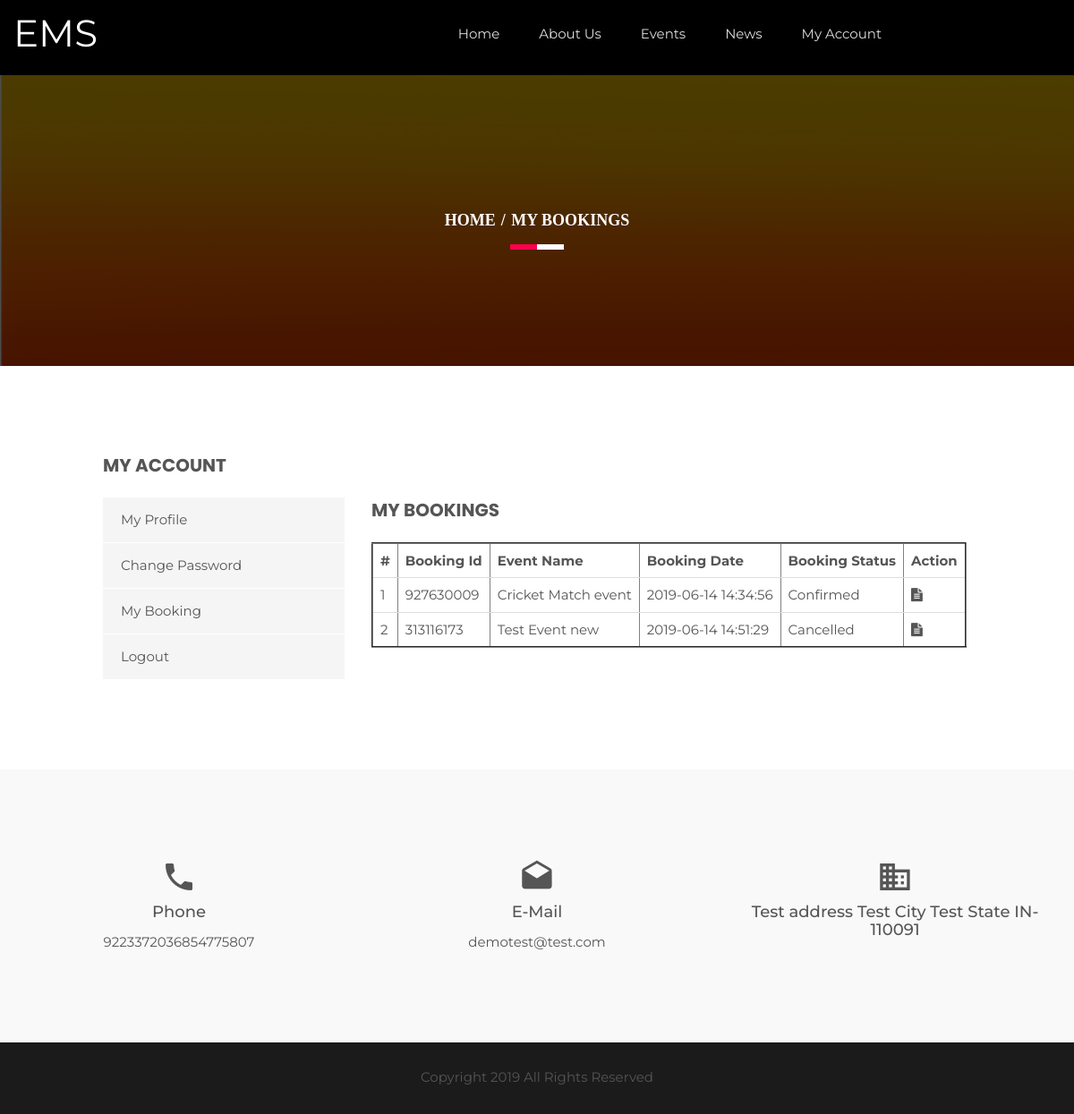
The page /ems/my-bookings.php (signed in) on the database its author committed.
### tables this page shows
CREATE TABLE `tblgenralsettings` (
  `id` int(11) NOT NULL,
  `SiteName` varchar(200) DEFAULT NULL,
  `PhoneNumber` bigint(12) DEFAULT NULL,
  `EmailId` varchar(255) DEFAULT NULL,
  `address` mediumtext DEFAULT NULL,
  `footercontent` mediumtext DEFAULT NULL,
  `LastUpdationDate` timestamp NULL DEFAULT NULL ON UPDATE current_timestamp()
);

CREATE TABLE `tblbookings` (
  `id` int(11) NOT NULL,
  `BookingId` bigint(12) DEFAULT NULL,
  `UserId` int(11) DEFAULT NULL,
  `EventId` int(11) DEFAULT NULL,
  `NumberOfMembers` int(11) DEFAULT NULL,
  `UserRemark` mediumtext DEFAULT NULL,
  `AdminRemark` mediumtext DEFAULT NULL,
  `UserCancelRemark` mediumtext DEFAULT NULL,
  `BookingDate` timestamp NULL DEFAULT current_timestamp(),
  `BookingStatus` varchar(100) DEFAULT NULL,
  `LastUpdationDate` timestamp NULL DEFAULT NULL ON UPDATE current_timestamp()
);

CREATE TABLE `tblevents` (
  `id` int(11) NOT NULL,
  `CategoryId` char(10) DEFAULT NULL,
  `SponserId` char(10) DEFAULT NULL,
  `EventName` varchar(255) DEFAULT NULL,
  `EventDescription` mediumtext DEFAULT NULL,
  `EventStartDate` date DEFAULT NULL,
  `EventEndDate` date DEFAULT NULL,
  `EventLocation` varchar(255) DEFAULT NULL,
  `EventImage` varchar(255) DEFAULT NULL,
  `PostingDate` timestamp NULL DEFAULT current_timestamp(),
  `LastUpdationDate` timestamp NULL DEFAULT NULL ON UPDATE current_timestamp(),
  `IsActive` int(1) DEFAULT NULL
);

### ems/my-bookings.php (the view, shortened to what this page needs)
<?php
include('includes/config.php');
if(strlen($_SESSION['usrid'])==0)
    {
header('location:logout.php');
}
else{
?>
<!doctype html>
<html class="no-js" lang="en">
    <head>
        <link rel="stylesheet" href="css/bootstrap.min.css">
        <link rel="stylesheet" href="css/animate.css">
        <link rel="stylesheet" href="css/meanmenu.min.css">
        <link rel="stylesheet" href="css/owl.carousel.css">
        <link rel="stylesheet" href="css/icofont.css">
        <link rel="stylesheet" href="css/nivo-slider.css">
        <link rel="stylesheet" href="css/animate-text.css">
        <link rel="stylesheet" href="css/material-design-iconic-font.min.css">
        <link rel="stylesheet" href="style.css">
        <link rel="stylesheet" href="css/responsive.css">
        <link rel="stylesheet" href="css/faicons.css">
        <link href="css/color/skin-default.css" rel="stylesheet">
    </head>
    <body>
         <div class="wrapper single-blog">
           <div id="home" class="header-slider-area">
                   <?php include_once('includes/header.php');?>
            </div>
            <div class="breadcumb-area bg-overlay">
                <div class="container">
                    <ol class="breadcrumb">
                        <li><a href="index.html">Home</a></li>
                        <li class="active">My Bookings</li>
                    </ol>
                </div>
            </div>
            <div class="single-blog-area ptb100 fix">
               <div class="container">
                   <div class="row">
<?php include_once('includes/myaccountbar.php');?>
                       <div class="col-md-8 col-sm-7">
                           <div class="single-blog-body">
                                <div class="Leave-your-thought mt50">
                                    <h3 class="aside-title uppercase">My Bookings</h3>
                                    <div class="row">
                                            <div class="col-md-12 col-sm-6 col-xs-12 lyt-left">
                                                <div class="input-box leave-ib">
<div class="table-responsive">
<table border="2" class="table">
    <tr>
      <th>#</th>
      <th>Booking Id</th>
      <th>Event Name</th>
      <th>Booking Date</th>
      <th>Booking Status</th>
      <th>Action</th>
    </tr>
<?php
$uid=$_SESSION['usrid'];
$sql = "SELECT tblbookings.id as bid,tblbookings.BookingId,tblbookings.BookingDate,tblbookings.BookingStatus,tblevents.EventName,tblevents.id as evtid from tblbookings left join tblevents on tblevents.id=tblbookings.EventId where tblbookings.UserId=:uid";
$query = $dbh -> prepare($sql);
$query->bindParam(':uid',$uid,PDO::PARAM_STR);
$query->execute();
$results=$query->fetchAll(PDO::FETCH_OBJ);
$cnt=1;
if($query->rowCount() > 0)
{
foreach($results as $row)
{ ?>
<tr>
<td><?php echo htmlentities($cnt);?></td>
<td><?php echo htmlentities($row->BookingId);?></td>
<td><a href="event-details.php?evntid=<?php echo htmlentities($row->evtid);?>"><?php echo htmlentities($row->EventName);?></a></td>
<td><?php echo htmlentities($row->BookingDate);?></td>
<td><?php $bstatus=$row->BookingStatus;
if($bstatus==""){
echo htmlentities("Not confirmed Yet");
} else {
echo htmlentities($bstatus);
}?></td>
<td>
<a href="booking-details.php?bkid=<?php echo htmlentities($row->bid);?>">
<i class="fa fa-file-text"></i></a></td>
</tr>
<?php $cnt++;}} ?>
</table>
</div>
</div>
</div>
                                    </div>
                                </div>
                           </div>
                       </div>
               </div>
           </div></div>
                 <?php include_once('includes/footer.php');?>
         </div>
    </body>
</html>
<?php } ?>

### ems/includes/header.php (shortened to what this page needs)
<?php
$ret = "Select  SiteName from tblgenralsettings ";
$querys = $dbh -> prepare($ret);
$querys->execute();
$resultss=$querys->fetchAll(PDO::FETCH_OBJ);
if($querys->rowCount() > 0)
{
foreach($resultss as $rows)
{ ?>
   <div id="home" class="header-slider-area">
                <div class="header-area header-2">
                    <div id="sticker" class="logo-menu-area header-area-2">
                        <div class="container hidden-xs">
                            <div class="row">
                                <div class="col-md-2 col-sm-3">
                                    <div class="logo">
                                        <a href="index.php" style="font-size:42px; color:#fff"><?php echo htmlentities($rows->SiteName);?></a>
                                    </div>
                                </div>
                                <div class="col-md-8 col-sm-9">
                                    <div class="main-menu text-right">
                                        <nav>
                                            <ul id="nav">
                                                <li><a class="smooth-scroll" href="index.php">Home</a></li>
                                                <li><a class="smooth-scroll" href="about-us.php">About Us</a></li>
                                                <li><a class="smooth-scroll" href="all-events.php">Events</a></li>
                                                <li><a class="smooth-scroll" href="news.php">News</a></li>
                                                <?php if(strlen($_SESSION['usrid']==0)){?>
                                                <li><a class="smooth-scroll" href="signup.php">Signup</a></li>
                                                 <li><a class="smooth-scroll" href="signin.php">Login</a></li>
                                             <?php } else {?>
<li><a class="smooth-scroll" href="profile.php">My Account</a></li>
                                             <?php } ?>
                                            </ul>
                                        </nav>
                                    </div>
                                </div>
                                </div>
                            </div>
                        </div>
                    </div>
                    <?php }} ?>

### ems/includes/footer.php (shortened to what this page needs)
<?php
$ret = "Select  PhoneNumber,address,EmailId,footercontent from tblgenralsettings ";
$querys = $dbh -> prepare($ret);
$querys->execute();
$resultss=$querys->fetchAll(PDO::FETCH_OBJ);
if($querys->rowCount() > 0)
{
foreach($resultss as $rows)
{ ?>
 <div class="information-area off-white ptb100">
                    <div class="container">
                        <div class="row">
                            <div class="col-md-4 col-sm-3 col-xs-12">
                                <div class="single-information text-center">
                                    <div class="info-icon">
                                        <i class="zmdi zmdi-phone"></i>
                                    </div>
                                    <h4>Phone</h4>
                                    <p><?php echo htmlentities($rows->PhoneNumber);?></p>
                                </div>
                            </div>
                            <div class="col-md-4 col-sm-3 col-xs-12">
                                <div class="single-information text-center">
                                    <div class="info-icon">
                                        <i class="zmdi zmdi-email-open"></i>
                                    </div>
                                    <h4>E-Mail</h4>
                                    <p><a href="mailto:company@email.com"><?php echo htmlentities($rows->EmailId);?></a></p>
                                </div>
                            </div>
                            <div class="col-md-4 col-sm-3 col-xs-12">
                                <div class="single-information text-center">
                                    <div class="info-icon">
                                        <i class="zmdi zmdi-city-alt"></i>
                                    </div>
                                    <h4><?php echo htmlentities($rows->address);?></h4>
                                </div>
                            </div>
                        </div>
                    </div>
                </div>
            <div class="footer-area" align="center">
                <div class="container">
                    <div class="row">
                        <div class="col-md-12 col-sm-6 col-xs-12">
                            <div class="social-area">
                             <?php echo htmlentities($rows->footercontent);?>
                            </div>
                        </div>
                    </div>
                </div>
            </div>
            <?php }} ?>

### ems/style.css (style rules this page uses)
.container { width: 1200px }
html, body { height: 100%; font-family: 'Montserrat', sans-serif; font-size: 15px; color: #555; line-height: 25px; }
.fix { overflow: hidden }
p { margin: 0 0 15px }
h1, h2, h3, h4, h5, h6 { margin: 0 0 10px }
a { -webkit-transition: all 0.3s ease 0s; transition: all 0.3s ease 0s; text-decoration: none; color: #555; }
ul { list-style: outside none none; margin: 0; padding: 0; }
.mt50 { margin-top: 50px }
.ptb100 { padding: 100px 0 }
.uppercase { text-transform: uppercase }
.off-white { background: #f9f9f9 }
.wrapper { background: #fff }
ul li { display: inline-block }
.main-menu ul li a { color: #ddd }
.logo-menu-area { padding: 35px 0 }
.main-menu ul li { margin-right: 40px }
.main-menu ul li:last-child { margin: 0 }
.header-area { left: 0; position: absolute; top: 0; width: 100%; z-index: 999; }
.header-slider-area { position: relative }
.bg-overlay { position: relative; z-index: 1; }
.bg-overlay:before { background: #000 none repeat scroll 0 0; content: ""; height: 100%; left: 0; opacity: 0.85; -ms-filter: "progid:DXImageTransform.Microsoft.Alpha(Opacity=85)"; position: absolute; top: 0; width: 100%; z-index: -1; }
.breadcumb-area.bg-overlay:before { opacity: 0.7; -ms-filter: "progid:DXImageTransform.Microsoft.Alpha(Opacity=70)"; }
.input-box { display: inline-block }
.info-icon { font-size: 40px; margin-bottom: 10px; }
.single-information > p { margin-bottom: 5px }
.single-information p:last-child { margin: 0 }
.footer-area { background: #1b1b1b none repeat scroll 0 0; height: 80px; line-height: 78px; }
.header-2 { background: #000 none repeat scroll 0 0; position: static; }
.breadcumb-area { background: rgba(0, 0, 0, 0) url("img/bg.png") repeat scroll 0 0; padding: 150px 0; text-align: center; }
.breadcrumb { background-color: transparent; border-radius: 0; list-style: outside none none; margin-bottom: 0; padding: 0; position: relative; }
.breadcrumb > li + li:before { color: #fff; font-weight: 700; padding: 0 2px; }
.breadcrumb a, .breadcrumb li.active { color: #fff }
.breadcrumb li { font-family: popins; font-size: 18px; font-weight: 700; text-transform: uppercase; }
.breadcrumb:before, .breadcrumb:after { background: #fff none repeat scroll 0 0; bottom: -20px; content: ""; height: 6px; left: 50%; position: absolute; -webkit-transform: translateX(-50%); transform: translateX(-50%); width: 60px; }
.breadcrumb:after { background: #ff004d none repeat scroll 0 0; -webkit-transform: translateX(-100%); transform: translateX(-100%); width: 30px; }
.aside-title { font-family: Poppins; font-size: 20px; font-weight: 700; margin-bottom: 25px; }
#sticker { right: 0; left: 0; }

### ems/css/responsive.css (style rules this page uses)
@media (min-width: 1170px) and (max-width: 1400px) { .logo-menu-area { padding: 25px 0; } }

### ems/css/color/skin-default.css (style rules this page uses)
.breadcrumb::after { background: #ff004d none repeat scroll 0 0; }

### rows shown on the page
tblgenralsettings: SiteName "EMS", PhoneNumber "9223372036854775807", EmailId "demotest@test.com", address "Test address Test City Test State IN-110091", footercontent "Copyright 2019 All Rights Reserved"
tblbookings: BookingId "927630009", EventId.EventName "Cricket Match event", BookingDate "2019-06-14 14:34:56", BookingStatus "Confirmed"
tblbookings: BookingId "313116173", EventId.EventName "Test Event new", BookingDate "2019-06-14 14:51:29", BookingStatus "Cancelled"
